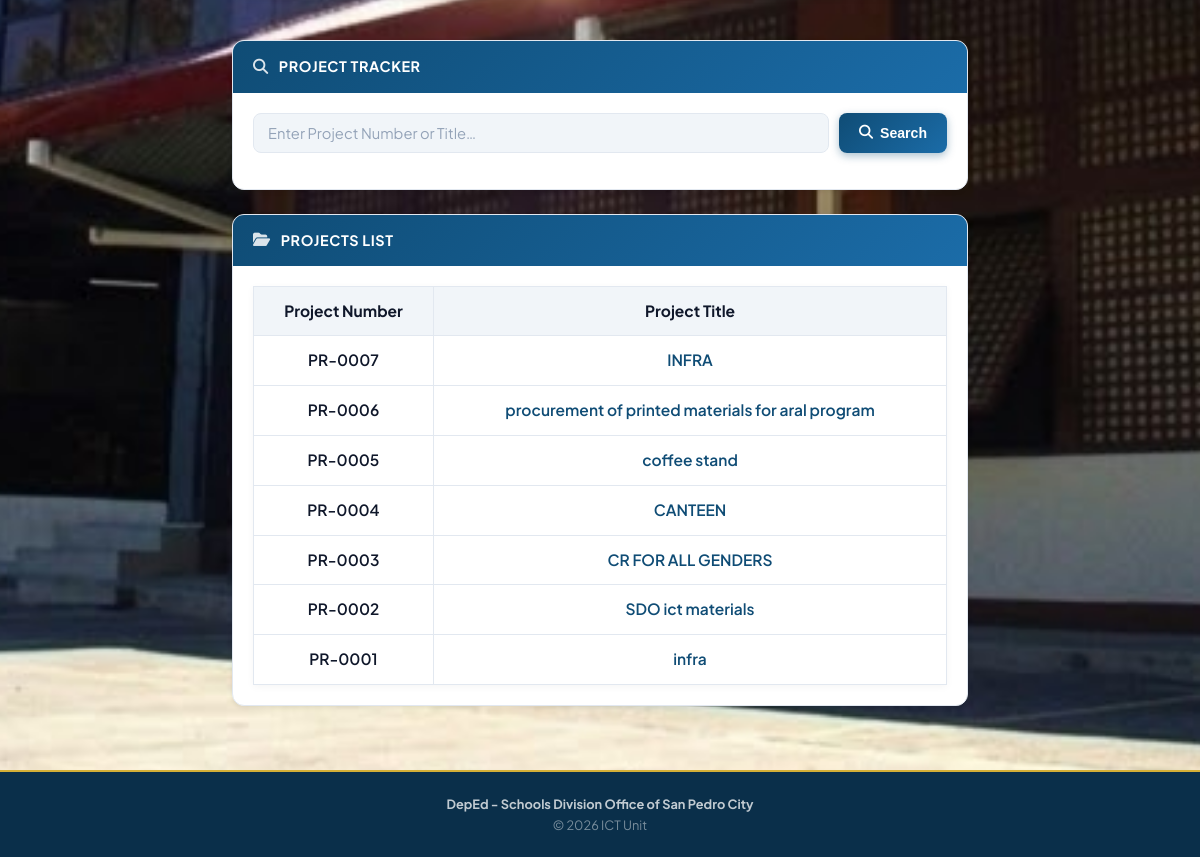
/admin/landing.php (lower part), run on an earlier commit of the app's database.
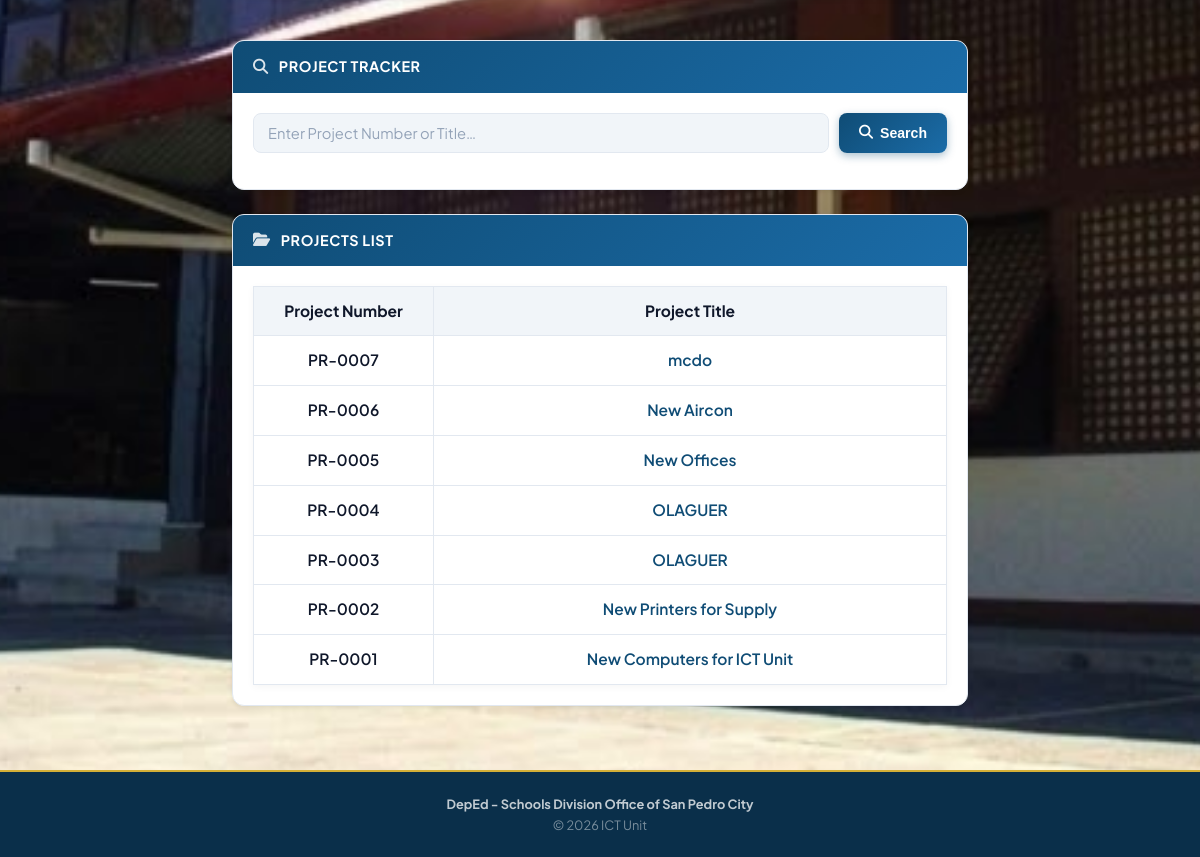
And on a later commit of the database.
### tables this page shows
CREATE TABLE `projects` (
  `id` int(11) NOT NULL,
  `title` varchar(255) NOT NULL,
  `description` text DEFAULT NULL,
  `procurement_type` varchar(50) NOT NULL DEFAULT 'PUBLIC_BIDDING',
  `project_start_date` date DEFAULT NULL,
  `created_by` int(11) NOT NULL,
  `approval_status` enum('DRAFT','PENDING_APPROVAL','APPROVED','REJECTED') NOT NULL DEFAULT 'APPROVED',
  `rejection_remarks` text DEFAULT NULL,
  `rejected_by` int(11) DEFAULT NULL,
  `rejected_at` timestamp NULL DEFAULT NULL,
  `created_at` timestamp NOT NULL DEFAULT current_timestamp(),
  `updated_at` timestamp NOT NULL DEFAULT current_timestamp() ON UPDATE current_timestamp()
);

### config/database.php (called while the page is built, shortened)
<?php
class Database {
    private static $instance = null;
    private $connection;
    private function __construct() {
        try {
            $this->connection = new PDO(
                "mysql:host=" . DB_HOST . ";dbname=" . DB_NAME . ";charset=utf8mb4",
                DB_USER,
                DB_PASS,
                [
                    PDO::ATTR_ERRMODE => PDO::ERRMODE_EXCEPTION,
                    PDO::ATTR_DEFAULT_FETCH_MODE => PDO::FETCH_ASSOC,
                    PDO::ATTR_EMULATE_PREPARES => false
                ]
            );
        } catch (PDOException $e) {
            die("Database connection failed: " . $e->getMessage());
        }
    }
    private function runPendingMigrations() {
        $this->connection->exec(
            "CREATE TABLE IF NOT EXISTS schema_migrations (
                id INT AUTO_INCREMENT PRIMARY KEY,
                filename VARCHAR(255) NOT NULL UNIQUE,
                applied_at TIMESTAMP DEFAULT CURRENT_TIMESTAMP
            ) ENGINE=InnoDB"
        );
        $updatesDir = dirname(__DIR__) . '/database/updates';
        $files = glob($updatesDir . '/*.sql');
        natsort($files);
        foreach ($files as $filePath) {
            $filename = basename($filePath);
            $sql = file_get_contents($filePath);
            $statements = $this->splitSqlStatements($sql);
            try {
                foreach ($statements as $statement) {
                    $trimmed = trim($statement);
                    $this->connection->exec($trimmed);
                }
            } catch (Throwable $e) {
                if ($this->isIgnorableMigrationError($e)) {
                    $insert = $this->connection->prepare(
                        "INSERT IGNORE INTO schema_migrations (filename) VALUES (?)"
                    );
                    $insert->execute([$filename]);
                    continue;
                }
                throw $e;
            }
        }
    }
    private function splitSqlStatements($sql) {
        $statements = [];
        $buffer = '';
        $inSingleQuote = false;
        $inDoubleQuote = false;
        $length = strlen($sql);
        for ($i = 0; $i < $length; $i++) {
            $char = $sql[$i];
            $next = $i + 1 < $length ? $sql[$i + 1] : '';
            if (!$inSingleQuote && !$inDoubleQuote) {
                if ($char === '-' && $next === '-') {
                    while ($i < $length && $sql[$i] !== "\n") {
                        $i++;
                    }
                    continue;
                }
            }
            if ($char === "'" && !$inDoubleQuote) {
                $escaped = $i > 0 && $sql[$i - 1] === '\\';
                if (!$escaped) {
                    $inSingleQuote = !$inSingleQuote;
                }
            } elseif ($char === '"' && !$inSingleQuote) {
                $escaped = $i > 0 && $sql[$i - 1] === '\\';
                if (!$escaped) {
                    $inDoubleQuote = !$inDoubleQuote;
                }
            }
            if ($char === ';' && !$inSingleQuote && !$inDoubleQuote) {
                $statements[] = $buffer;
                $buffer = '';
                continue;
            }
            $buffer .= $char;
        }
        return $statements;
    }
    public static function getInstance() {
        if (self::$instance === null) {
            self::$instance = new self();
        }
        return self::$instance;
    }
    public function query($sql, $params = []) {
        $stmt = $this->connection->prepare($sql);
        $stmt->execute($params);
        return $stmt;
    }
    public function fetchAll($sql, $params = []) {
        return $this->query($sql, $params)->fetchAll();
    }
}
function db() {
    return Database::getInstance();
}

### models/Project.php (called while the page is built, shortened)
<?php
require_once __DIR__ . '/../config/database.php';
class Project {
    private $db;
    public function __construct() {
        $this->db = db();
    }
    public function getAll($filters = []) {
        $sql = "SELECT p.*, u.name as creator_name, u.avatar_url as creator_avatar,
                (SELECT COUNT(*) FROM bac_cycles WHERE project_id = p.id) as cycle_count
                FROM projects p
                LEFT JOIN users u ON p.created_by = u.id
                WHERE 1=1";
        $params = [];
        $sql .= " ORDER BY p.created_at DESC";
        return $this->db->fetchAll($sql, $params);
    }
}

### admin/landing.php (the view, shortened to what this page needs)
<!DOCTYPE html>
<html lang="en">
<head>
    <link rel="stylesheet" href="https://cdnjs.cloudflare.com/ajax/libs/font-awesome/6.5.1/css/all.min.css">
</head>
<body>
    <main class="main-content">
        <div class="content-wrap">
            <div class="data-card">
                <div class="card-header">
                    <i class="fas fa-search"></i> Project Tracker
                </div>
                <div class="card-body">
                    <form id="trackerForm" onsubmit="event.preventDefault(); searchContent();">
                        <div class="search-row">
                            <input type="text" id="trackInput" class="search-input"
                                   placeholder="Enter Project Number or Title…" required>
                            <button type="submit" class="btn-search">
                                <i class="fas fa-search"></i> Search
                            </button>
                        </div>
                    </form>
                </div>
            </div>
            <?php
            require_once __DIR__ . '/../models/Project.php';
            $projectModel = new Project();
            $projects = $projectModel->getAll([]);
            ?>
            <div class="data-card">
                <div class="card-header">
                    <i class="fas fa-folder-open"></i> Projects List
                </div>
                <div class="card-body">
                <?php if (empty($projects)): ?>
                    <div class="empty-state" style="text-align:center;padding:32px 0;">
                        <div class="empty-icon" style="font-size:2.5rem;color:var(--text-muted);"><i class="fas fa-folder-plus"></i></div>
                        <h3 style="margin:12px 0 6px;">No projects found</h3>
                        <p style="color:var(--text-muted);">No BAC projects have been created yet.</p>
                    </div>
                <?php else: ?>
                    <div class="table-responsive">
                        <table class="data-table" style="width:100%;font-size:0.97rem;border-collapse:collapse;box-shadow:0 2px 8px rgba(0,0,0,0.04);">
                            <thead style="background: #f1f5f9;">
                                <tr>
                                    <th style="text-align:center; width: 180px; border:1px solid #e2e8f0; padding:12px 0;">Project Number</th>
                                    <th style="text-align:center; border:1px solid #e2e8f0; padding:12px 0;">Project Title</th>
                                </tr>
                            </thead>
                            <tbody>
                                <?php foreach ($projects as $project): ?>
                                <tr style="background:#fff;">
                                    <td style="text-align:center;font-weight:600;vertical-align:middle;border:1px solid #e2e8f0; padding:12px 0;">
                                        <?php printf('PR-%04d', $project['id']); ?>
                                    </td>
                                    <td style="text-align:center;vertical-align:middle;border:1px solid #e2e8f0; padding:12px 0;">
                                        <a href="<?php echo APP_URL; ?>/admin/project-view.php?id=<?php echo $project['id']; ?>" style="color: #0f4c75; font-weight: 600; text-decoration: none; display:inline-block;">
                                            <?php echo htmlspecialchars($project['title']); ?>
                                        </a>
                                    </td>
                                </tr>
                                <?php endforeach; ?>
                            </tbody>
                        </table>
                    </div>
                <?php endif; ?>
                </div>
            </div>
        </div>
    </main>
    <footer class="site-footer">
        <div class="footer-inner">
            <div class="footer-left">
                <strong>DepEd - Schools Division Office of San Pedro City</strong><br>
                <span>&copy; <?php echo date('Y'); ?> ICT Unit </span>
            </div>
        </div>
    </footer>
</body>
</html>

### admin/landing.php (style rules this page uses)
:root { --primary: #0f4c75; --primary-light: #1b6ca8; --primary-dark: #0a2f4a; --primary-gradient: linear-gradient(135deg, #0f4c75 0%, #1b6ca8 100%); --accent: #d4af37; --accent-light: #e5c158; --success: #10b981; --success-bg: #d1fae5; --danger: #ef4444; --danger-bg: #fee2e2; --info: #3b82f6; --info-bg: #dbeafe; --bg-primary: #f8fafc; --bg-secondary: #f1f5f9; --card-bg: #ffffff; --text-primary: #0f172a; --text-secondary: #475569; --text-muted: #94a3b8; --text-light: #ffffff; --border-color: #e2e8f0; --shadow-sm: 0 2px 4px rgba(0,0,0,0.08); --shadow-md: 0 4px 12px rgba(0,0,0,0.12); --shadow-lg: 0 8px 24px rgba(0,0,0,0.16); --shadow-xl: 0 12px 32px rgba(0,0,0,0.20); --radius-sm: 6px; --radius-md: 8px; --radius-lg: 12px; --radius-xl: 16px; --transition-base: 200ms ease; --transition-slow: 300ms ease; }
*, *::before, *::after { box-sizing: border-box; margin: 0; padding: 0; }
html { scroll-behavior: smooth; }
body { font-family: 'Plus Jakarta Sans', -apple-system, BlinkMacSystemFont, 'Segoe UI', Roboto, sans-serif; background: var(--bg-primary) url('../assets/img/sdo-bg.jpg') center center / cover no-repeat fixed; color: var(--text-primary); line-height: 1.6; min-height: 100vh; display: flex; flex-direction: column; }
.main-content { flex: 1; padding: 160px 20px 32px; }
.content-wrap { max-width: 800px; margin: 0 auto; display: flex; flex-direction: column; gap: 24px; border-radius: var(--radius-lg); padding: 32px 32px; }
.data-card { background: var(--card-bg); border: 1px solid var(--border-color); border-radius: var(--radius-lg); box-shadow: var(--shadow-sm); overflow: hidden; }
.card-header { background: var(--primary-gradient); padding: 14px 20px; display: flex; align-items: center; gap: 10px; color: #fff; font-size: 0.9rem; font-weight: 700; letter-spacing: 0.04em; text-transform: uppercase; }
.card-header i { font-size: 0.95rem; opacity: 0.85; }
.card-body { padding: 20px; }
.search-row { display: flex; gap: 10px; }
.search-input { flex: 1; padding: 10px 14px; font-family: inherit; font-size: 0.92rem; border: 1px solid var(--border-color); border-radius: var(--radius-md); background: var(--bg-secondary); color: var(--text-primary); transition: all var(--transition-base); }
.search-input::placeholder { color: var(--text-muted); }
.btn-search { display: inline-flex; align-items: center; gap: 7px; padding: 10px 20px; background: var(--primary-gradient); color: #fff; font-size: 0.88rem; font-weight: 700; border: none; border-radius: var(--radius-md); cursor: pointer; transition: all var(--transition-base); box-shadow: 0 3px 8px rgba(15,76,117,0.35); white-space: nowrap; }
.site-footer { background: var(--primary-dark); border-top: 2px solid var(--accent); padding: 22px 20px; margin-top: auto; }
.footer-inner { max-width: 1140px; margin: 0 auto; display: flex; justify-content: space-between; align-items: center; flex-wrap: wrap; gap: 12px; }
.footer-left, .footer-right { font-size: 0.8rem; color: rgba(255,255,255,0.45); line-height: 1.6; }
.footer-left { text-align: center; margin: 0 auto; }
.footer-left strong, .footer-right strong { color: rgba(255,255,255,0.75); }

What changed in the data, as far as the page shows it:
changed projects "0007": title "INFRA" → "mcdo"
changed projects "0006": title "procurement of printed materials for aral program" → "New Aircon"
changed projects "0005": title "coffee stand" → "New Offices"
changed projects "0004": title "CANTEEN" → "OLAGUER"
changed projects "0003": title "CR FOR ALL GENDERS" → "OLAGUER"
changed projects "0002": title "SDO ict materials" → "New Printers for Supply"
changed projects "0001": title "infra" → "New Computers for ICT Unit"
